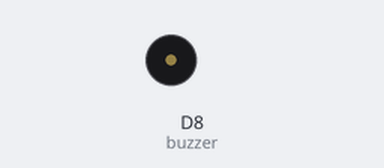
Bench run of a program on a simulated Raspberry Pi (BCM pin numbers) with a GrovePi. Parts: buzzer (waves = sounding, pin HIGH). What the program prints to the terminal is not drawn.

Above: at 3.8 s.
Timing chart, 0 to 6.0 s (numbered marks = the images above):
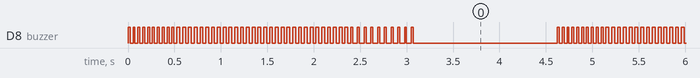

The program:

buzzer-train-test.py
```python
import time
import grovepi

buzzer = 8
grovepi.pinMode(buzzer, "OUTPUT")

def train_horn():
    # montée progressive (son plus doux)
    for i in range(10):
        grovepi.digitalWrite(buzzer, 1)
        time.sleep(0.02)
        grovepi.digitalWrite(buzzer, 0)
        time.sleep(0.03)

    # son maintenu
    for i in range(30):
        grovepi.digitalWrite(buzzer, 1)
        time.sleep(0.03)
        grovepi.digitalWrite(buzzer, 0)
        time.sleep(0.03)

    # descente progressive
    for i in range(10):
        grovepi.digitalWrite(buzzer, 1)
        time.sleep(0.02)
        grovepi.digitalWrite(buzzer, 0)
        time.sleep(0.05)

while True:
    try:
        print("Klaxon de train 🚆")
        train_horn()
        time.sleep(1.5)  # pause entre les coups de klaxon

    except KeyboardInterrupt:
        grovepi.digitalWrite(buzzer, 0)
        break
    except IOError:
        print("Error")
```

Measured:
- by itself, D8 (buzzer): moves between LOW and HIGH, repeating every 4.6 s
- by itself, everything shown: repeats every 4.6 s, in 12 steps
